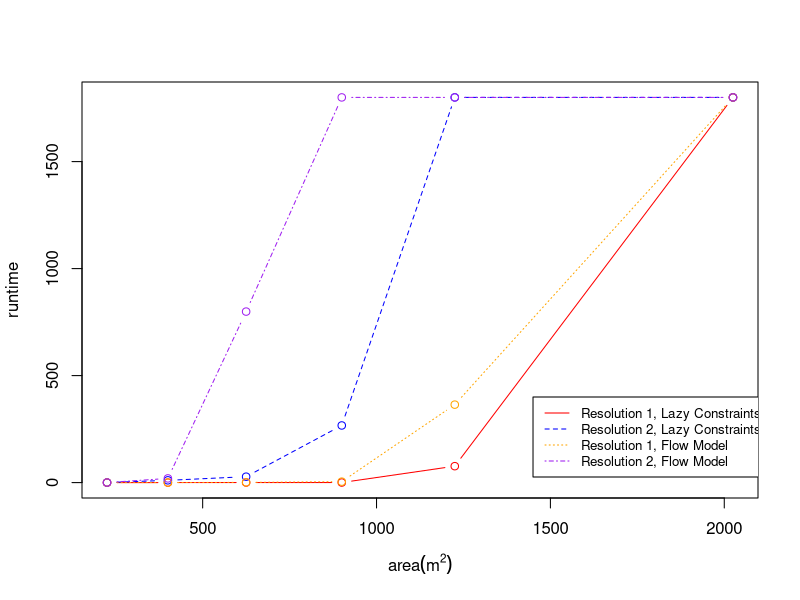
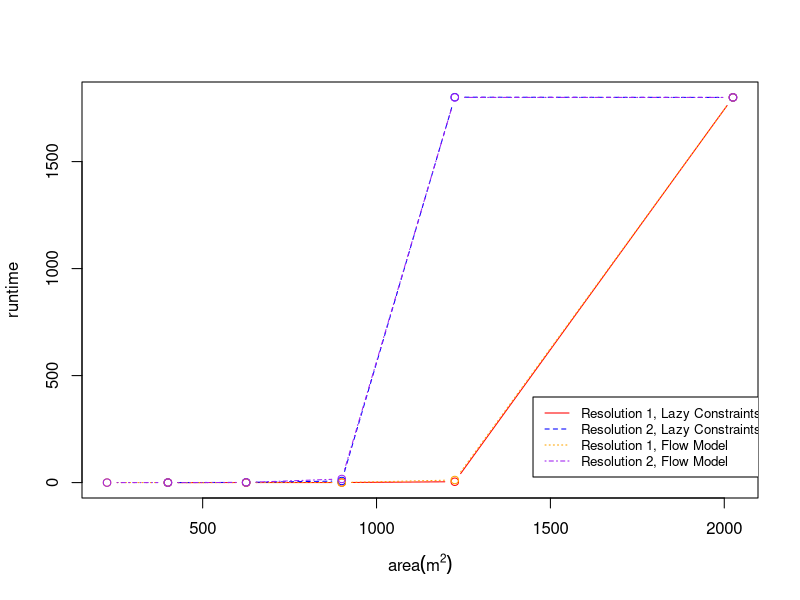
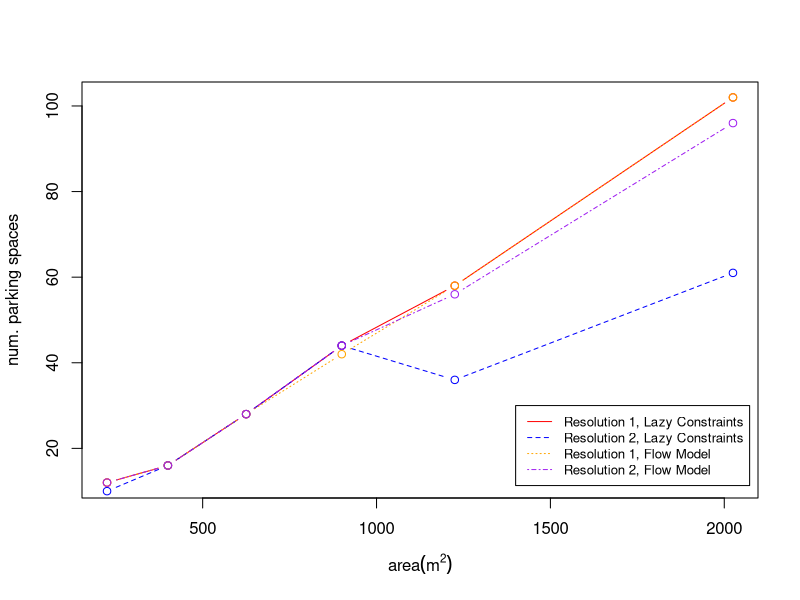
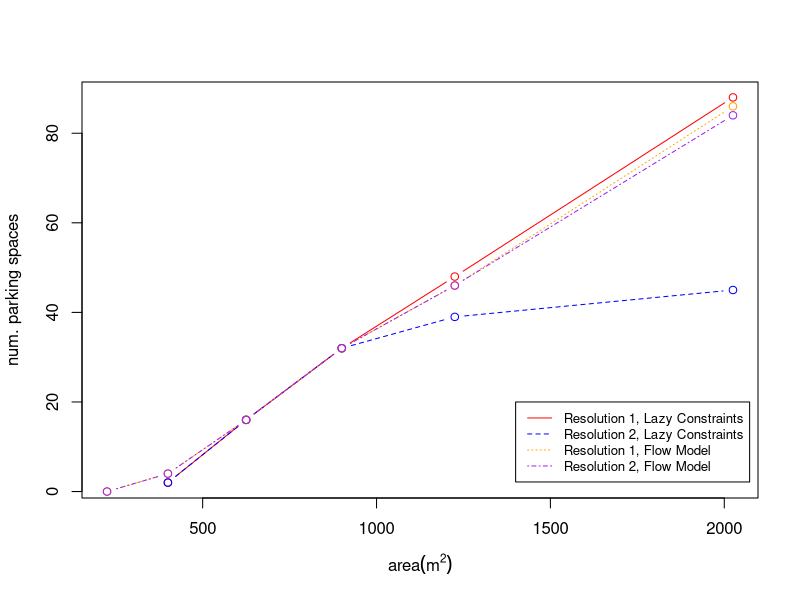
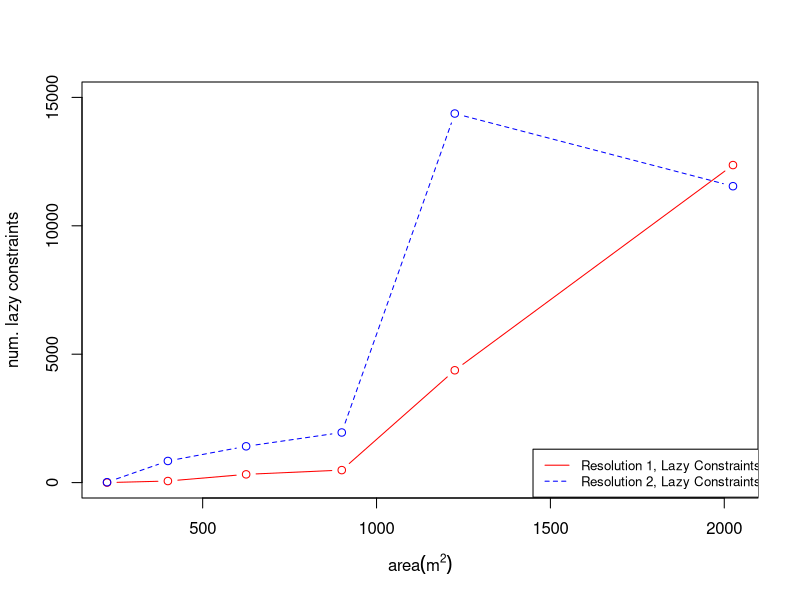

Recreate these plots in R, in order.

data <- read.csv('results.csv')
dataNO <- data[data$obstacles == 0,]

dataNOR1P <- dataNO[dataNO$model == "R1P",]
dataNOR1L <- dataNO[dataNO$model == "R1L",]
dataNOR2P <- dataNO[dataNO$model == "R2P",]
dataNOR2L <- dataNO[dataNO$model == "R2L",]
plot(dataNOR1L$area, dataNOR1L$runtime, type="b", col="red", xlab=expression(area (m^2)), ylab="runtime", lty=1)
lines(dataNOR2L$area, dataNOR2L$runtime,type="b", col="blue", lty=2)
lines(dataNOR1P$area, dataNOR1P$runtime, type="b", col="orange", lty=3)
lines(dataNOR2P$area, dataNOR2P$runtime, type="b", col="purple", lty=4)
legend(1450, 400, legend=c("Resolution 1, Lazy Constraints", "Resolution 2, Lazy Constraints", "Resolution 1, Flow Model", "Resolution 2, Flow Model"), lty=1:4, cex=0.8,
       col=c("red", "blue", "orange", "purple"))


data <- read.csv('results.csv')
dataNO <- data[data$obstacles > 0,]

dataNOR1P <- dataNO[dataNO$model == "R1P",]
dataNOR1L <- dataNO[dataNO$model == "R1L",]
dataNOR2P <- dataNO[dataNO$model == "R2P",]
dataNOR2L <- dataNO[dataNO$model == "R2L",]
plot(dataNOR1L$area, dataNOR1L$runtime, type="b", col="red", xlab=expression(area (m^2)), ylab="runtime", lty=1)
lines(dataNOR2L$area, dataNOR2L$runtime,type="b", col="blue", lty=2)
lines(dataNOR1P$area, dataNOR1P$runtime, type="b", col="orange", lty=3)
lines(dataNOR2P$area, dataNOR2P$runtime, type="b", col="purple", lty=4)
legend(1450, 400, legend=c("Resolution 1, Lazy Constraints", "Resolution 2, Lazy Constraints", "Resolution 1, Flow Model", "Resolution 2, Flow Model"), lty=1:4, cex=0.8,
       col=c("red", "blue", "orange", "purple"))


data <- read.csv('results.csv')
dataNO <- data[data$obstacles== 0,]

dataNOR1P <- dataNO[dataNO$model == "R1P",]
dataNOR1L <- dataNO[dataNO$model == "R1L",]
dataNOR2P <- dataNO[dataNO$model == "R2P",]
dataNOR2L <- dataNO[dataNO$model == "R2L",]
plot(dataNOR1L$area, dataNOR1L$objective, type="b", col="red", xlab=expression(area (m^2)), ylab="num. parking spaces", lty=1)
lines(dataNOR2L$area, dataNOR2L$objective,type="b", col="blue", lty=2)
lines(dataNOR1P$area, dataNOR1P$objective, type="b", col="orange", lty=3)
lines(dataNOR2P$area, dataNOR2P$objective, type="b", col="purple", lty=4)
legend(1400, 30, legend=c("Resolution 1, Lazy Constraints", "Resolution 2, Lazy Constraints", "Resolution 1, Flow Model", "Resolution 2, Flow Model"), lty=1:4, cex=0.8,
       col=c("red", "blue", "orange", "purple"))

data <- read.csv('results.csv')
dataNO <- data[data$obstacles > 0,]

dataNOR1P <- dataNO[dataNO$model == "R1P",]
dataNOR1L <- dataNO[dataNO$model == "R1L",]
dataNOR2P <- dataNO[dataNO$model == "R2P",]
dataNOR2L <- dataNO[dataNO$model == "R2L",]
plot(dataNOR1L$area, dataNOR1L$objective, type="b", col="red", xlab=expression(area (m^2)), ylab="num. parking spaces", lty=1)
lines(dataNOR2L$area, dataNOR2L$objective,type="b", col="blue", lty=2)
lines(dataNOR1P$area, dataNOR1P$objective, type="b", col="orange", lty=3)
lines(dataNOR2P$area, dataNOR2P$objective, type="b", col="purple", lty=4)
legend(1400, 20, legend=c("Resolution 1, Lazy Constraints", "Resolution 2, Lazy Constraints", "Resolution 1, Flow Model", "Resolution 2, Flow Model"), lty=1:4, cex=0.8,
       col=c("red", "blue", "orange", "purple"))

data <- read.csv('results.csv')
dataNO <- data[data$obstacles == 0,]

dataNOR1P <- dataNO[dataNO$model == "R1P",]
dataNOR1L <- dataNO[dataNO$model == "R1L",]
dataNOR2P <- dataNO[dataNO$model == "R2P",]
dataNOR2L <- dataNO[dataNO$model == "R2L",]
plot(dataNOR1L$area, dataNOR1L$num_lazy, type="b", col="red", xlab=expression(area (m^2)), ylab="num. lazy constraints", lty=1, ylim=c(0,15000))
lines(dataNOR2L$area, dataNOR2L$num_lazy,type="b", col="blue", lty=2)
#lines(dataNOR2P$area, dataNOR2P$runtime, type="b", col="orange", lty=3)
#lines(dataNOR2L$area, dataNOR2L$runtime, type="b", col="purple", lty=4)
legend(1450, 1300, legend=c("Resolution 1, Lazy Constraints", "Resolution 2, Lazy Constraints"), lty=1:4, cex=0.8,
       col=c("red", "blue", "orange", "purple"))
